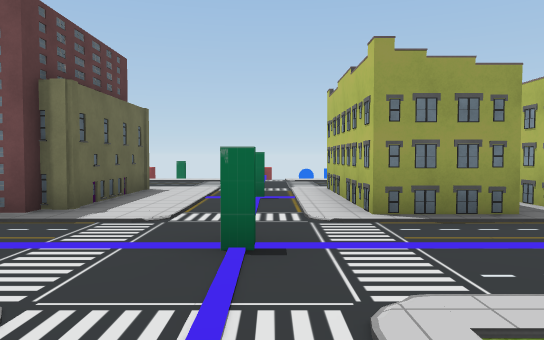
View 1 (above)

24 first-person views from a walk through a 3-D level made in the Unity game engine. The camera is 1.4 m above the floor, tilts 2° down and sees 70° across. The floor is counted in squares, 2 m on a side. Each view is taken from the middle of a square. On the plan, view 1 faces up. The plan holds only what a view shows up to about 11 squares ahead; the rest is blank. The place goes on beyond the plan. The player character is not drawn. Some surface patterns are stand-ins.

View 2
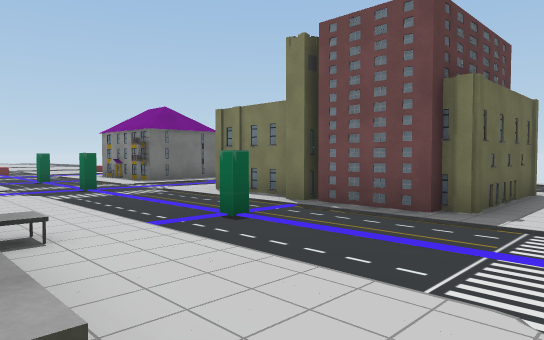

View 3
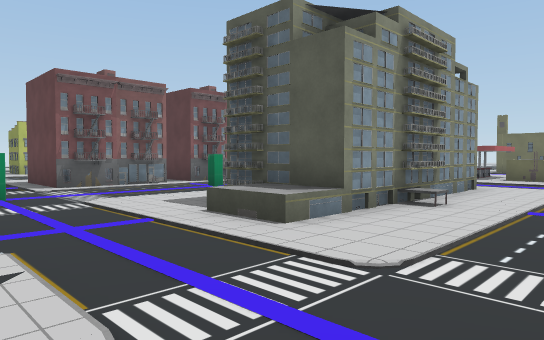

View 4
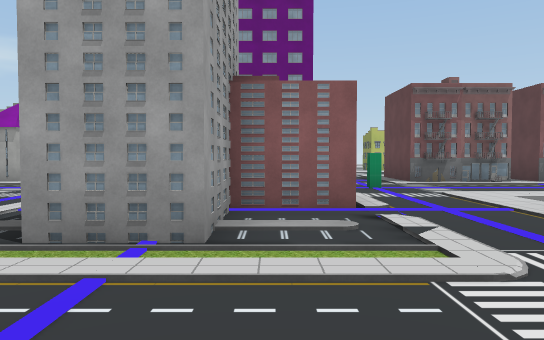

View 5
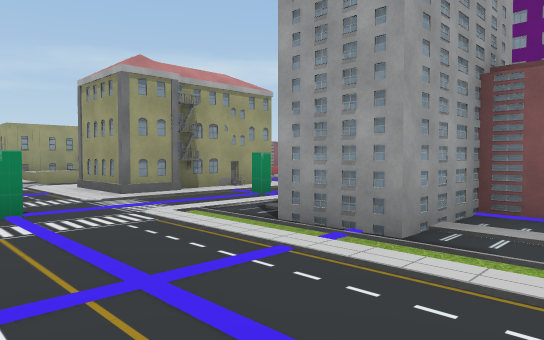

View 6
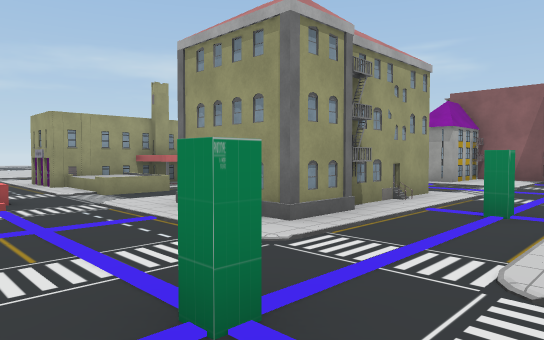

View 7
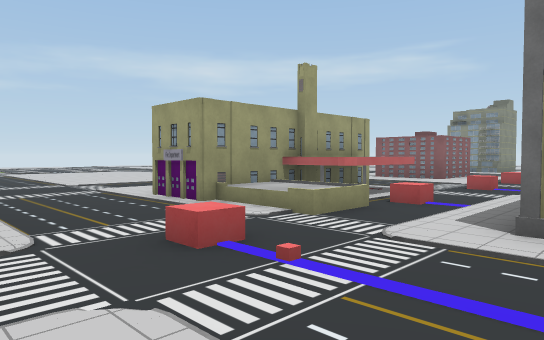

View 8
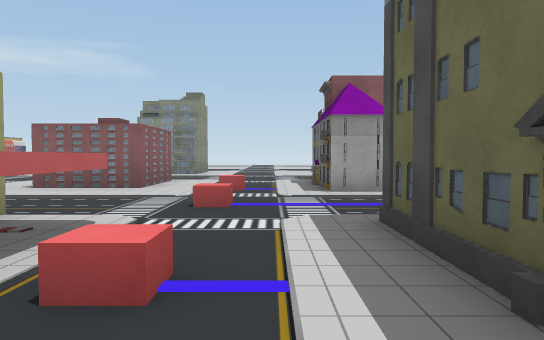

View 9
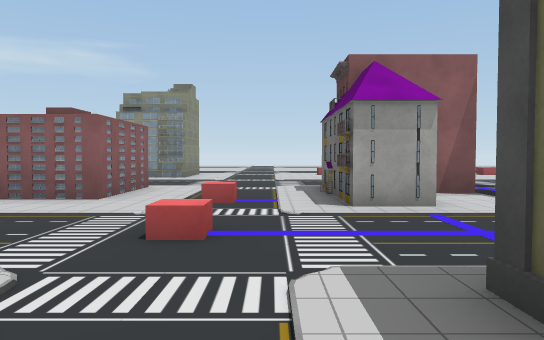

View 10
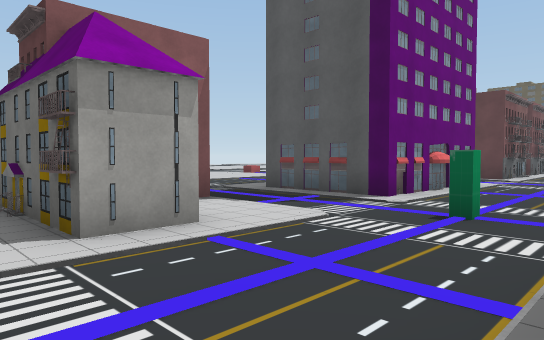

View 11
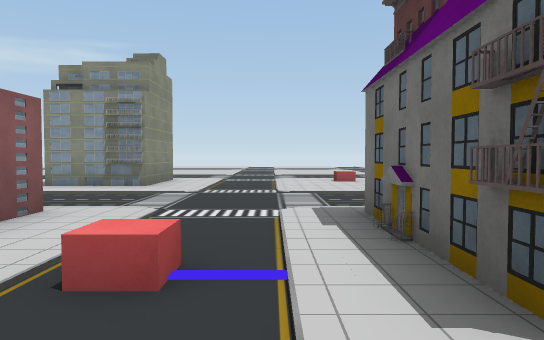

View 12
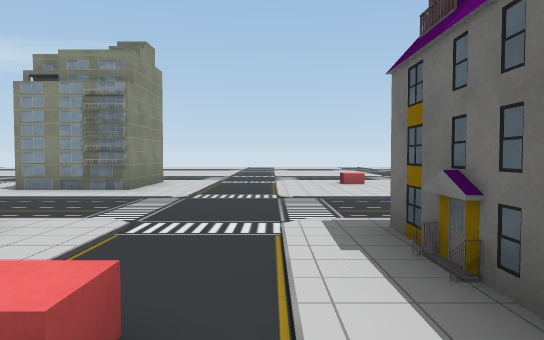

View 13
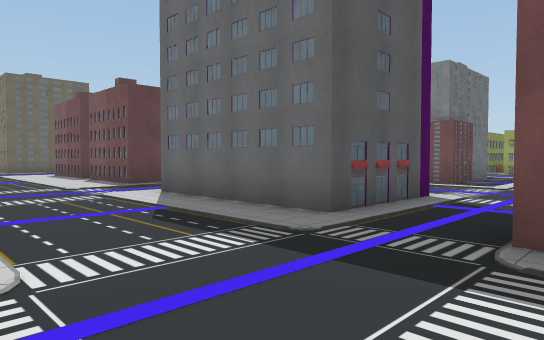

View 14
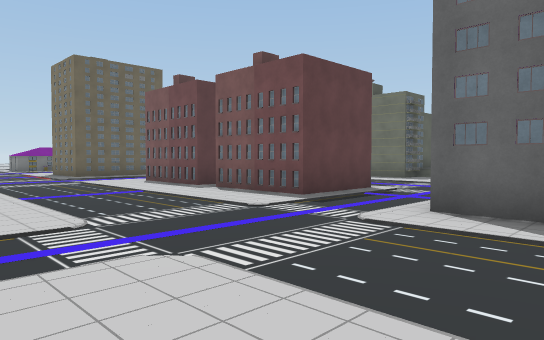

View 15
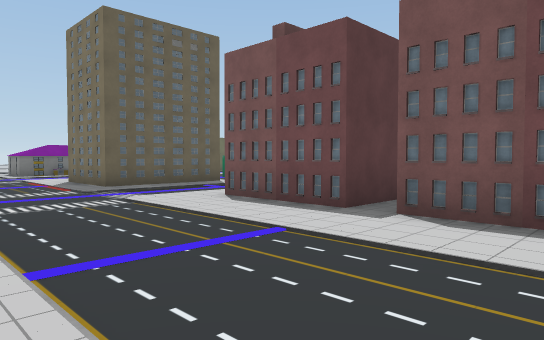

View 16
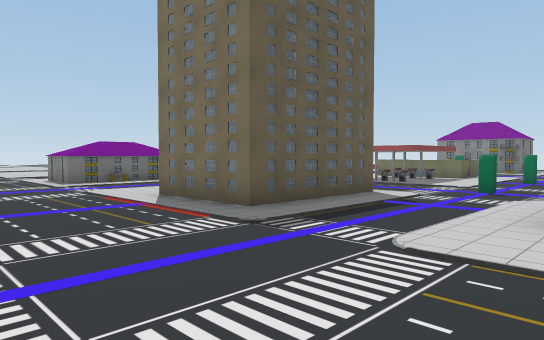

View 17
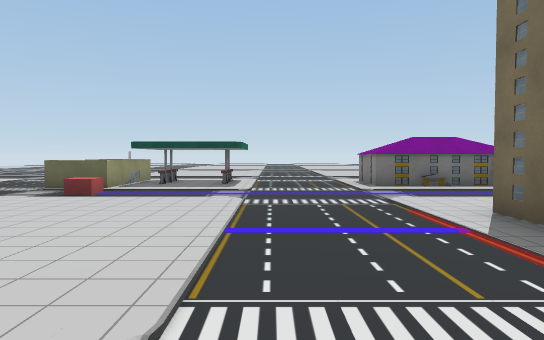

View 18
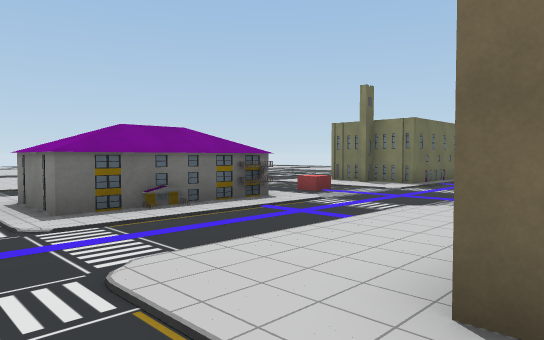

View 19
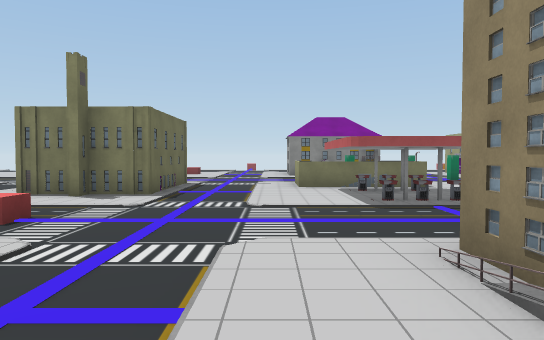

View 20
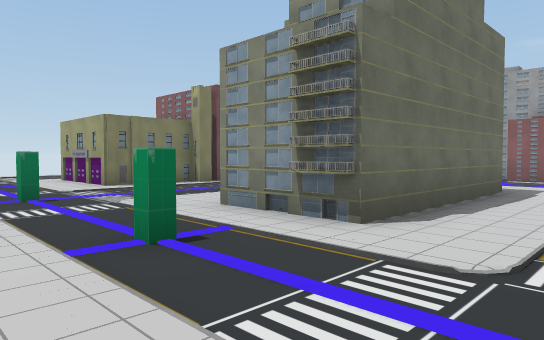

View 21
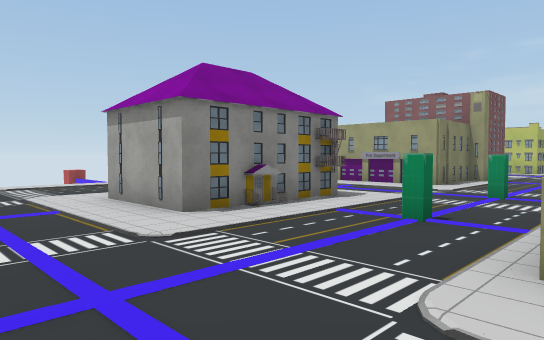

View 22
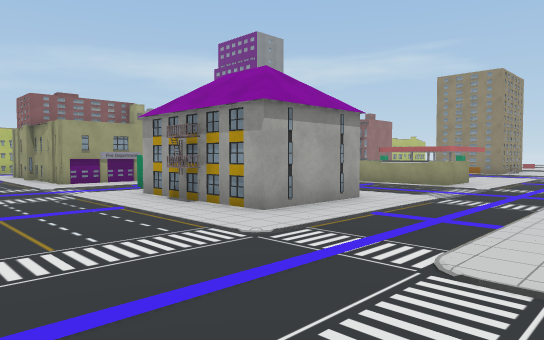

View 23
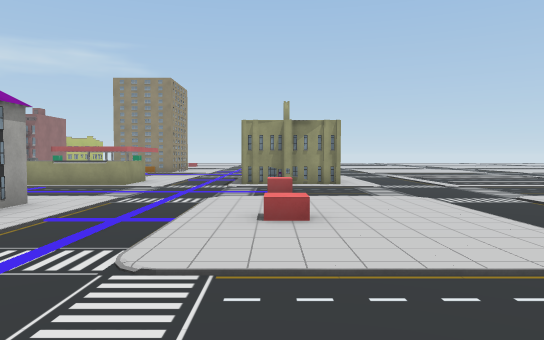

View 24
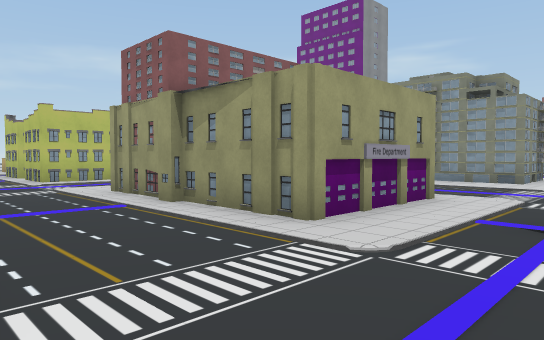

### Floor plan
Key: @ floor where view 1 was taken; # wall or solid block; x gap in a wall; . floor; / step, stairs or slope; = window, fence, low wall or low ledge; ^ raised ledge; B building; O other object.
Columns run from 19 left of view 1 to 16 right of it. Each row starts with its distance up from view 1.
 11  . ....  . ..
 10   ...................
  9 ......................
  8 ............###......#
  7 .....####x..# ###..#.
  6 .....#  #...#  ##...B  #
  5 ........B...####B....#.#    . ..
  4 ......................... .. .......
  3 .O.....#......#....#.....#.....O....
  2 ....................................
  1 ##...^^^=.............##...##/.=/##.
  0 ##...^^^....#####B.@..##...##/.//#
 -1 # ....^^..#.#####B..##B#.#.##/.O^#
 -2 .#....  ....#####...# B#...##/..^#
 -3 ......#x............   ....##...^#
 -4 ............   .....  ...#.........
 -5 .O..........  .................O...
 -6  .....  ....BB.B.#....B.............
 -7  ^....###...  #  #..    #...##.O..B.
 -8 ^^....###...######..    #...B#...#
 -9 ^^....##B...........#####..  B...#
-10 ............................ .....B
-11 ...................................
-12 ........................... .......
-13 ^^......... . ........  .. .........
-14  ^.......          .. .     .....###
-15 ^^.O...                     .....#

Positions as (right, up) in squares from view 1, and headings:
1: (0, 0), facing up
2: (-1, 0), facing up-left
3: (1, 3), facing down-left
4: (2, 4), facing down
5: (1, 4), facing down-right
6: (5, 4), facing down-right
7: (9, 5), facing down-right
8: (11, 1), facing down
9: (11, -1), facing down
10: (11, -3), facing down-left
11: (11, -5), facing down
12: (11, -6), facing down
13: (8, -13), facing up-left
14: (3, -14), facing up-left
15: (-2, -13), facing up-left
16: (-7, -13), facing up-left
17: (-9, -12), facing left
18: (-13, -11), facing up-left
19: (-15, -9), facing up
20: (-11, -4), facing up-right
21: (-17, 1), facing up-right
22: (-18, 11), facing down-right
23: (-18, 11), facing down
24: (-10, 11), facing down-right
